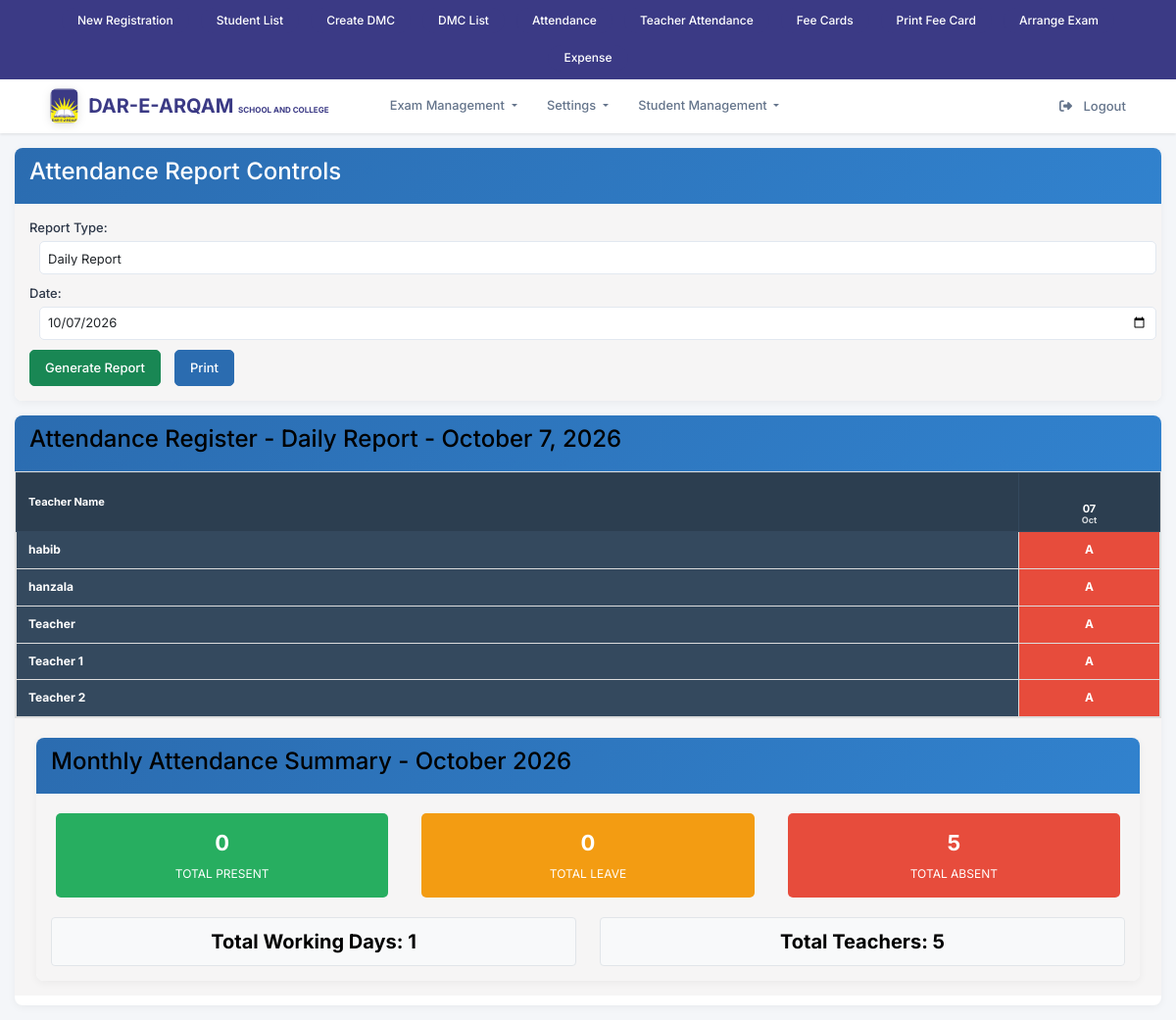
The app's page /user_attendance_report.php (signed in) with its own data.
### tables this page shows
CREATE TABLE `modules` (
  `id` int(11) NOT NULL,
  `parent_id` int(11) DEFAULT NULL,
  `title` varchar(100) NOT NULL,
  `url` varchar(255) NOT NULL DEFAULT '#',
  `description` varchar(255) DEFAULT NULL,
  `status` tinyint(1) DEFAULT 1,
  `created_at` timestamp NOT NULL DEFAULT current_timestamp(),
  `type` enum('Parent','Child') NOT NULL DEFAULT 'Parent'
);

CREATE TABLE `users` (
  `id` int(11) NOT NULL,
  `role_id` int(11) NOT NULL DEFAULT 2,
  `username` varchar(50) NOT NULL,
  `password` varchar(255) NOT NULL,
  `mobile_no` varchar(11) DEFAULT NULL,
  `email` varchar(255) DEFAULT NULL,
  `status` int(11) NOT NULL DEFAULT 0,
  `village_council_id` int(11) DEFAULT NULL,
  `dated` datetime NOT NULL DEFAULT current_timestamp()
);

### user_attendance_report.php (the view, shortened to what this page needs)
<?php
require_once('conn_inc.php');
$type = isset($_GET['type']) ? $_GET['type'] : 'daily';
$date = isset($_GET['date']) ? $_GET['date'] : date('Y-m-d');
if ($type === 'daily') {
    $start_date = $end_date = $date;
    $period_title = "Daily Report - " . date('F j, Y', strtotime($date));
} elseif ($type === 'weekly') {
    $ts = strtotime($date);
    $start_date = date('Y-m-d', strtotime('monday this week', $ts));
    $end_date   = date('Y-m-d', strtotime('sunday this week', $ts));
    $period_title = "Weekly Report - " . date('M j', strtotime($start_date)) . " to " . date('M j, Y', strtotime($end_date));
} elseif ($type === 'monthly') {
    $ts = strtotime($date);
    $start_date = date('Y-m-01', $ts);
    $end_date   = date('Y-m-t', $ts);
    $period_title = "Monthly Report - " . date('F Y', strtotime($date));
} else {
    die("Invalid report type");
}
$sql = "
SELECT
    u.id AS user_id,
    u.username,
    c.dated,
    COALESCE(ua.status, 'A') AS status
FROM users u
CROSS JOIN (
    SELECT DATE(?) + INTERVAL (a.a + (10 * b.a)) DAY AS dated
    FROM
        (SELECT 0 AS a UNION ALL SELECT 1 UNION ALL SELECT 2 UNION ALL SELECT 3
         UNION ALL SELECT 4 UNION ALL SELECT 5 UNION ALL SELECT 6 UNION ALL
         SELECT 7 UNION ALL SELECT 8 UNION ALL SELECT 9) AS a
    CROSS JOIN
        (SELECT 0 AS a UNION ALL SELECT 1 UNION ALL SELECT 2 UNION ALL SELECT 3
         UNION ALL SELECT 4 UNION ALL SELECT 5 UNION ALL SELECT 6 UNION ALL
         SELECT 7 UNION ALL SELECT 8 UNION ALL SELECT 9) AS b
) c
LEFT JOIN user_attendance ua ON ua.user_id = u.id AND ua.dated = c.dated
WHERE c.dated BETWEEN ? AND ?
ORDER BY u.username, c.dated
";
$stmt = $conn->prepare($sql);
$stmt->bind_param("sss", $start_date, $start_date, $end_date);
$stmt->execute();
$result = $stmt->get_result();
$attendance = [];
$dates = [];
$total_present = 0;
$total_leave = 0;
$total_absent = 0;
while ($row = $result->fetch_assoc()) {
    $teacher_name = trim(preg_replace('/\s+/', ' ', $row['username']));
    $attendance[$row['user_id']]['name'] = $teacher_name;
    $attendance[$row['user_id']]['records'][$row['dated']] = $row['status'];
    $dates[$row['dated']] = true;
}
$dates = array_keys($dates);
sort($dates);
$total_teachers = count($attendance);
$total_days = count($dates);
foreach ($attendance as $user_id => $data) {
    $teacher_present = 0;
    $teacher_leave = 0;
    $teacher_absent = 0;
    foreach ($dates as $d) {
        $status = $data['records'][$d] ?? 'A';
        switch ($status) {
            case 'A':
                $teacher_absent++;
                $total_absent++;
                break;
        }
    }
    $attendance[$user_id]['present'] = $teacher_present;
    $attendance[$user_id]['leave'] = $teacher_leave;
    $attendance[$user_id]['absent'] = $teacher_absent;
}
?>
<!DOCTYPE html>
<html lang="en">
<head>
    <link rel="stylesheet" href="css/mystyle.css" />
</head>
<body>
    <?php require_once('navbar.php'); ?>
    <div class="container">
        <div class="row no-print">
            <div class="col-md-12">
                <div class="panel panel-primary">
                    <div class="panel-heading">
                        <h4 class="panel-title text-white">Attendance Report Controls</h4>
                    </div>
                    <div class="panel-body">
                        <form method="get" class="form-inline">
                            <div class="form-group">
                                <label>Report Type:</label>
                                <select id="type" name="type" class="form-control" style="margin: 0 10px;">
                                    <option value="daily" <?= $type === 'daily' ? 'selected' : '' ?>>Daily Report</option>
                                </select>
                            </div>
                            <div class="form-group">
                                <label>Date:</label>
                                <input type="date" name="date" value="<?= $date ?>" class="form-control" style="margin: 0 10px;">
                            </div>
                            <button type="submit" class="btn btn-success">Generate Report</button>
                            <button type="button" id="btnPrint" class="btn btn-primary" style="margin-left:10px;">
                                <span class="glyphicon glyphicon-print"></span> Print
                            </button>
                        </form>
                    </div>
                </div>
            </div>
        </div>
        <div id="printArea">
            <div class="panel panel-default">
                <div class="panel-heading">
                    <h4 class="panel-title ">Attendance Register - <?= $period_title ?></h4>
                </div>
                <div class="panel-body" style="padding: 0;">
                    <?php if (empty($attendance)): ?>
                        <div class="alert alert-warning text-center" style="margin: 20px;">
                            <h4>No Data Available</h4>
                            <p>No attendance records found for the selected period.</p>
                        </div>
                    <?php else: ?>
                        <div class="table-container">
                            <table class="attendance-table">
                                <thead>
                                    <tr>
                                        <th class="teacher-col">Teacher Name</th>
                                        <?php foreach ($dates as $d): ?>
                                            <th class="date-header">
                                                <span class="day"><?= date('d', strtotime($d)) ?></span>
                                                <span class="month"><?= date('M', strtotime($d)) ?></span>
                                            </th>
                                        <?php endforeach; ?>
                                    </tr>
                                </thead>
                                <tbody>
                                    <?php foreach ($attendance as $user_id => $data): ?>
                                        <tr>
                                            <td class="teacher-col" title="<?= htmlspecialchars($data['name']) ?>">
                                                <?= htmlspecialchars($data['name']) ?>
                                            </td>
                                            <?php foreach ($dates as $d):
                                                $status = $data['records'][$d] ?? 'A';
                                                $status_class = '';
                                                switch ($status) {
                                                    case 'A': $status_class = 'absent'; break;
                                                }
                                            ?>
                                                <td class="<?= $status_class ?>"><?= $status ?></td>
                                            <?php endforeach; ?>
                                        </tr>
                                    <?php endforeach; ?>
                                </tbody>
                            </table>
                        </div>
                        <div class="row" style="margin: 20px 10px 10px 10px;">
                            <div class="col-md-12">
                                <div class="panel panel-info">
                                    <div class="panel-heading">
                                        <h4 class="panel-title ">Monthly Attendance Summary - <?= date('F Y', strtotime($date)) ?></h4>
                                    </div>
                                    <div class="panel-body">
                                        <div class="row text-center">
                                            <div class="col-md-4">
                                                <div class="summary-box present-summary">
                                                    <span class="summary-number"><?= $total_present ?></span>
                                                    <span class="summary-label">TOTAL PRESENT</span>
                                                </div>
                                            </div>
                                            <div class="col-md-4">
                                                <div class="summary-box leave-summary">
                                                    <span class="summary-number"><?= $total_leave ?></span>
                                                    <span class="summary-label">TOTAL LEAVE</span>
                                                </div>
                                            </div>
                                            <div class="col-md-4">
                                                <div class="summary-box absent-summary">
                                                    <span class="summary-number"><?= $total_absent ?></span>
                                                    <span class="summary-label">TOTAL ABSENT</span>
                                                </div>
                                            </div>
                                        </div>
                                        <div class="row text-center" style="margin-top: 15px;">
                                            <div class="col-md-6">
                                                <div class="well">
                                                    <h5 style="font-weight: bold; margin: 0;">
                                                        Total Working Days: <?= $total_days ?>
                                                    </h5>
                                                </div>
                                            </div>
                                            <div class="col-md-6">
                                                <div class="well">
                                                    <h5 style="font-weight: bold; margin: 0;">
                                                        Total Teachers: <?= $total_teachers ?>
                                                    </h5>
                                                </div>
                                            </div>
                                        </div>
                                    </div>
                                </div>
                            </div>
                        </div>
                    <?php endif; ?>
                </div>
            </div>
        </div>
    </div>
</body>
</html>

### navbar.php (shortened to what this page needs)
<?php
require_once('conn_inc.php');
$user_id = $_SESSION['user_id'] ?? 0;
$role_modules = [];
if ($user_id) {
    $qry = "
        SELECT m.id, m.parent_id, m.title, m.url
        FROM role_modules rm
        INNER JOIN modules m ON rm.module_id = m.id
        INNER JOIN users u ON rm.role_id = u.role_id
        WHERE u.id = ?
        ORDER BY m.parent_id, m.title
    ";
    $stmt = $conn->prepare($qry);
    $stmt->bind_param("i", $user_id);
    $stmt->execute();
    $res = $stmt->get_result();
    while ($row = $res->fetch_assoc()) {
        $parent_id = $row['parent_id'] ?? 0;
        if ($parent_id == 0) {
            if (!isset($role_modules[$row['id']])) {
                $role_modules[$row['id']] = [
                    'title' => $row['title'],
                    'url' => $row['url'] ?? '#',
                    'children' => []
                ];
            }
        } else {
            $role_modules[$parent_id]['children'][] = [
                'title' => $row['title'],
                'url' => $row['url'] ?? '#'
            ];
        }
    }
}
?>
<link href="https://cdn.jsdelivr.net/npm/bootstrap@5.3.3/dist/css/bootstrap.min.css" rel="stylesheet">
<link href="https://cdnjs.cloudflare.com/ajax/libs/font-awesome/6.5.0/css/all.min.css" rel="stylesheet">
<div class="top-quick-bar" style="background-color: #3b3a85 !important;">
  <div class="quick-links-horizontal">
    <a href="student_registration.php" class="quick-link-horizontal-btn">
      New Registration
    </a>
    <a href="student_list.php" class="quick-link-horizontal-btn">
      Student List
    </a>
    <a href="create_dmcs.php" class="quick-link-horizontal-btn">
      Create DMC
    </a>
    <a href="dmc_list.php" class="quick-link-horizontal-btn">
      DMC List
    </a>
    <a href="attendance_class.php" class="quick-link-horizontal-btn">
      Attendance
    </a>
    <a href="users_attendance.php" class="quick-link-horizontal-btn">
      Teacher Attendance
    </a>
    <a href="fee_card_create_monthly.php" class="quick-link-horizontal-btn">
      Fee Cards
    </a>
    <a href="student_feecards.php" class="quick-link-horizontal-btn">
      Print Fee Card
    </a>
    <a href="arrange_exam.php" class="quick-link-horizontal-btn">
      Arrange Exam
    </a>
    <a href="expense.php" class="quick-link-horizontal-btn">
      Expense
    </a>
  </div>
</div>
<nav class="navbar navbar-expand-lg navbar-light sticky-top">
  <div class="container-fluid">
    <div class="navbar-main-content">
      <a class="navbar-brand" href="index.php">
        <img src="logo2.png" alt="Logo">
        <div class="brand-text"><span style="font-size:20px;color: #16253e !important;">DAR-E-ARQAM <small>SCHOOL AND COLLEGE</small></span> </div>
      </a>
      <div class="collapse navbar-collapse" id="mainNavbar">
        <ul class="navbar-nav me-auto mb-2 mb-lg-0">
          <?php foreach ($role_modules as $module_id => $module): ?>
            <?php
            $is_dropdown = !empty($module['children']);
            $module_title = isset($module['title']) ? $module['title'] : '';
            $module_url = isset($module['url']) ? $module['url'] : '#';
            ?>
            <li class="nav-item <?php echo $is_dropdown ? 'dropdown' : ''; ?>">
              <?php if (!$is_dropdown && !empty($module_title) && !empty($module_url) && $module_url != '#'): ?>
                <a class="nav-link <?php echo $module_url === 'index.php' ? 'active' : ''; ?>" href="<?php echo htmlspecialchars($module_url); ?>">
                  <?php echo htmlspecialchars($module_title); ?>
                </a>
              <?php elseif ($is_dropdown && !empty($module_title)): ?>
                <a class="nav-link dropdown-toggle" href="#" id="<?php echo htmlspecialchars(strtolower(str_replace(' ', '', $module_title))); ?>Dropdown" role="button" data-bs-toggle="dropdown">
                  <?php echo htmlspecialchars($module_title); ?>
                </a>
              <?php endif; ?>
            </li>
          <?php endforeach; ?>
        </ul>
        <ul class="navbar-nav ms-auto">
          <li class="nav-item">
            <a class="nav-link btn btn-logout rounded-5" href="logout.php">
              <i class="fa-solid fa-right-from-bracket me-2"></i>
              Logout
            </a>
          </li>
        </ul>
      </div>
    </div>
  </div>
</nav>

### records on screen
modules: title "Exam Management"
modules: title "Student Management"
users: username "habib", status "A"

### other values on screen
$module_title "Settings"
$period_title "Daily Report - October 7, 2026"
date('d', strtotime($d)) "07"
date('M', strtotime($d)) "Oct"
$data['name'] "hanzala"
$status "A"
$data['name'] "Teacher"
$data['name'] "Teacher 1"
$data['name'] "Teacher 2"
date('F Y', strtotime($date)) "October 2026"
$total_present "0"
$total_leave "0"
$total_absent "5"
$total_days "1"
$total_teachers "5"
